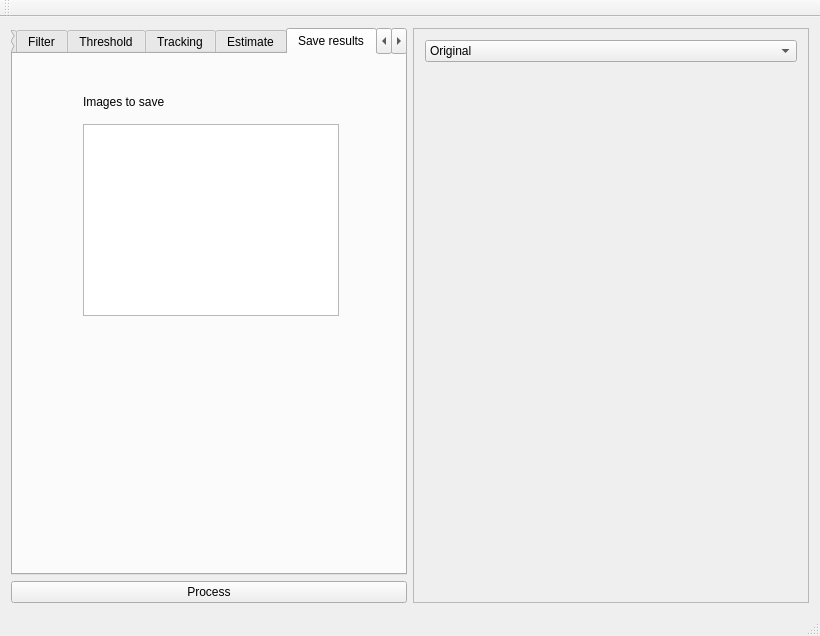
<?xml version="1.0" encoding="UTF-8"?>
<ui version="4.0">
 <class>MainWindow</class>
 <widget class="QMainWindow" name="MainWindow">
  <property name="geometry">
   <rect>
    <x>0</x>
    <y>0</y>
    <width>820</width>
    <height>636</height>
   </rect>
  </property>
  <property name="windowTitle">
   <string>MainWindow</string>
  </property>
  <widget class="QWidget" name="centralWidget">
   <layout class="QVBoxLayout" name="verticalLayout">
    <item>
     <layout class="QHBoxLayout" name="horizontalLayout">
      <item>
       <layout class="QVBoxLayout" name="verticalLayout_2">
        <item>
         <widget class="QTabWidget" name="tabWidget">
          <property name="currentIndex">
           <number>5</number>
          </property>
          <widget class="QWidget" name="tab">
           <attribute name="title">
            <string>Data</string>
           </attribute>
           <widget class="QWidget" name="layoutWidget">
            <property name="geometry">
             <rect>
              <x>0</x>
              <y>10</y>
              <width>427</width>
              <height>152</height>
             </rect>
            </property>
            <layout class="QGridLayout" name="gridLayout_2">
             <item row="0" column="0" colspan="4">
              <layout class="QHBoxLayout" name="horizontalLayout_3">
               <item>
                <widget class="QLabel" name="label">
                 <property name="text">
                  <string>Filename</string>
                 </property>
                </widget>
               </item>
               <item>
                <widget class="QLineEdit" name="edit_filename">
                 <property name="toolTip">
                  <string>File name of the image to process</string>
                 </property>
                </widget>
               </item>
               <item>
                <widget class="QPushButton" name="button_browsefile">
                 <property name="text">
                  <string>Browse</string>
                 </property>
                </widget>
               </item>
              </layout>
             </item>
             <item row="1" column="0">
              <widget class="QCheckBox" name="check_useroi">
               <property name="toolTip">
                <string>Selects wether to use a ROI of the original image or not</string>
               </property>
               <property name="text">
                <string>Use ROI</string>
               </property>
              </widget>
             </item>
             <item row="1" column="1">
              <widget class="QPushButton" name="button_getroi">
               <property name="toolTip">
                <string>Mark a region in the preview image and click this button to transfer the ROI coordinates.</string>
               </property>
               <property name="text">
                <string>Get ROI</string>
               </property>
              </widget>
             </item>
             <item row="1" column="2" colspan="2">
              <spacer name="horizontalSpacer_14">
               <property name="orientation">
                <enum>Qt::Horizontal</enum>
               </property>
               <property name="sizeHint" stdset="0">
                <size>
                 <width>228</width>
                 <height>20</height>
                </size>
               </property>
              </spacer>
             </item>
             <item row="2" column="0" colspan="4">
              <layout class="QHBoxLayout" name="horizontalLayout_2">
               <item>
                <widget class="QLabel" name="label_33">
                 <property name="text">
                  <string>x0</string>
                 </property>
                </widget>
               </item>
               <item>
                <widget class="QSpinBox" name="spin_roi0">
                 <property name="maximum">
                  <number>10000</number>
                 </property>
                </widget>
               </item>
               <item>
                <widget class="QLabel" name="label_34">
                 <property name="text">
                  <string>y0</string>
                 </property>
                </widget>
               </item>
               <item>
                <widget class="QSpinBox" name="spin_roi1">
                 <property name="maximum">
                  <number>10000</number>
                 </property>
                </widget>
               </item>
               <item>
                <widget class="QLabel" name="label_35">
                 <property name="text">
                  <string>x1</string>
                 </property>
                </widget>
               </item>
               <item>
                <widget class="QSpinBox" name="spin_roi2">
                 <property name="maximum">
                  <number>10000</number>
                 </property>
                </widget>
               </item>
               <item>
                <widget class="QLabel" name="label_36">
                 <property name="text">
                  <string>y1</string>
                 </property>
                </widget>
               </item>
               <item>
                <widget class="QSpinBox" name="spin_roi3">
                 <property name="maximum">
                  <number>10000</number>
                 </property>
                </widget>
               </item>
              </layout>
             </item>
             <item row="3" column="0" colspan="3">
              <spacer name="horizontalSpacer_13">
               <property name="orientation">
                <enum>Qt::Horizontal</enum>
               </property>
               <property name="sizeHint" stdset="0">
                <size>
                 <width>298</width>
                 <height>20</height>
                </size>
               </property>
              </spacer>
             </item>
             <item row="3" column="3">
              <widget class="QPushButton" name="button_loadimage">
               <property name="toolTip">
                <string>Reload the image when the ROI changed.</string>
               </property>
               <property name="text">
                <string>Load</string>
               </property>
              </widget>
             </item>
            </layout>
           </widget>
          </widget>
          <widget class="QWidget" name="tab_2">
           <attribute name="title">
            <string>Filter</string>
           </attribute>
           <widget class="QLabel" name="label_2">
            <property name="geometry">
             <rect>
              <x>20</x>
              <y>20</y>
              <width>71</width>
              <height>16</height>
             </rect>
            </property>
            <property name="text">
             <string>MFR sigma</string>
            </property>
           </widget>
           <widget class="QLabel" name="label_3">
            <property name="geometry">
             <rect>
              <x>20</x>
              <y>50</y>
              <width>62</width>
              <height>16</height>
             </rect>
            </property>
            <property name="text">
             <string>MFR ratio</string>
            </property>
           </widget>
           <widget class="QLabel" name="label_4">
            <property name="geometry">
             <rect>
              <x>20</x>
              <y>90</y>
              <width>91</width>
              <height>16</height>
             </rect>
            </property>
            <property name="text">
             <string>MFR directions</string>
            </property>
           </widget>
           <widget class="QDoubleSpinBox" name="dspin_mfrsigma">
            <property name="geometry">
             <rect>
              <x>120</x>
              <y>10</y>
              <width>62</width>
              <height>25</height>
             </rect>
            </property>
            <property name="toolTip">
             <string>Lenght of the root enhancement filter</string>
            </property>
           </widget>
           <widget class="QDoubleSpinBox" name="dspin_mfrratio">
            <property name="geometry">
             <rect>
              <x>110</x>
              <y>50</y>
              <width>62</width>
              <height>25</height>
             </rect>
            </property>
            <property name="toolTip">
             <string>Width of the root enhancement filter given as a fraction of the length.</string>
            </property>
           </widget>
           <widget class="QSpinBox" name="spin_mfrdir">
            <property name="geometry">
             <rect>
              <x>120</x>
              <y>90</y>
              <width>57</width>
              <height>25</height>
             </rect>
            </property>
            <property name="toolTip">
             <string>Number of root enhancement filter orientations.</string>
            </property>
           </widget>
           <widget class="QtAddons::ImageViewerWidget" name="viewer_kernel" native="true">
            <property name="geometry">
             <rect>
              <x>90</x>
              <y>150</y>
              <width>251</width>
              <height>231</height>
             </rect>
            </property>
           </widget>
           <widget class="QSlider" name="slider_kernels">
            <property name="geometry">
             <rect>
              <x>90</x>
              <y>390</y>
              <width>251</width>
              <height>22</height>
             </rect>
            </property>
            <property name="toolTip">
             <string>Browse through the root enhancement kernels used for the latest processing.</string>
            </property>
            <property name="orientation">
             <enum>Qt::Horizontal</enum>
            </property>
           </widget>
           <widget class="QDoubleSpinBox" name="dspin_mfromega">
            <property name="geometry">
             <rect>
              <x>120</x>
              <y>120</y>
              <width>62</width>
              <height>25</height>
             </rect>
            </property>
            <property name="toolTip">
             <string>Width oscillation of the root enhancement filter. Values greater than 2 are not recommended.</string>
            </property>
           </widget>
           <widget class="QLabel" name="label_18">
            <property name="geometry">
             <rect>
              <x>20</x>
              <y>120</y>
              <width>81</width>
              <height>16</height>
             </rect>
            </property>
            <property name="text">
             <string>MFR omega</string>
            </property>
           </widget>
          </widget>
          <widget class="QWidget" name="tab_4">
           <attribute name="title">
            <string>Threshold</string>
           </attribute>
           <widget class="QLabel" name="label_5">
            <property name="geometry">
             <rect>
              <x>40</x>
              <y>10</y>
              <width>121</width>
              <height>16</height>
             </rect>
            </property>
            <property name="text">
             <string>Threshold quantile</string>
            </property>
           </widget>
           <widget class="QLabel" name="label_6">
            <property name="geometry">
             <rect>
              <x>40</x>
              <y>40</y>
              <width>101</width>
              <height>16</height>
             </rect>
            </property>
            <property name="text">
             <string>Threshold clean</string>
            </property>
           </widget>
           <widget class="QLabel" name="label_7">
            <property name="geometry">
             <rect>
              <x>40</x>
              <y>70</y>
              <width>91</width>
              <height>16</height>
             </rect>
            </property>
            <property name="text">
             <string>Threshold low</string>
            </property>
           </widget>
           <widget class="QDoubleSpinBox" name="dspin_thresquantile">
            <property name="geometry">
             <rect>
              <x>170</x>
              <y>0</y>
              <width>57</width>
              <height>25</height>
             </rect>
            </property>
            <property name="toolTip">
             <string>Determines the fraction of the pixels to use as roots. Depending of the root density in the image this value is mostly in the interval 0.75-0.9. </string>
            </property>
            <property name="maximum">
             <double>1.000000000000000</double>
            </property>
           </widget>
           <widget class="QSpinBox" name="spin_thresclean">
            <property name="geometry">
             <rect>
              <x>170</x>
              <y>30</y>
              <width>62</width>
              <height>25</height>
             </rect>
            </property>
            <property name="toolTip">
             <string>Segmented items with less pixels than this value will be remove from the result. Zero deactivates the function.</string>
            </property>
            <property name="maximum">
             <number>10000</number>
            </property>
           </widget>
           <widget class="QDoubleSpinBox" name="dspin_threslow">
            <property name="geometry">
             <rect>
              <x>170</x>
              <y>60</y>
              <width>62</width>
              <height>25</height>
             </rect>
            </property>
            <property name="toolTip">
             <string>Second threshold used to find the smallest value of the tracking.</string>
            </property>
            <property name="maximum">
             <double>1.000000000000000</double>
            </property>
           </widget>
           <widget class="QLabel" name="label_17">
            <property name="geometry">
             <rect>
              <x>40</x>
              <y>100</y>
              <width>101</width>
              <height>16</height>
             </rect>
            </property>
            <property name="text">
             <string>Histogram size</string>
            </property>
           </widget>
           <widget class="QSpinBox" name="spin_histsize">
            <property name="geometry">
             <rect>
              <x>170</x>
              <y>100</y>
              <width>57</width>
              <height>25</height>
             </rect>
            </property>
            <property name="toolTip">
             <string>Size of the histogram used to find the threshold levels.</string>
            </property>
            <property name="maximum">
             <number>5000</number>
            </property>
            <property name="value">
             <number>1024</number>
            </property>
           </widget>
          </widget>
          <widget class="QWidget" name="tab_3">
           <attribute name="title">
            <string>Tracking</string>
           </attribute>
           <widget class="QCheckBox" name="check_tracking">
            <property name="geometry">
             <rect>
              <x>10</x>
              <y>10</y>
              <width>101</width>
              <height>20</height>
             </rect>
            </property>
            <property name="text">
             <string>do tracking</string>
            </property>
           </widget>
           <widget class="QWidget" name="layoutWidget">
            <property name="geometry">
             <rect>
              <x>20</x>
              <y>40</y>
              <width>245</width>
              <height>237</height>
             </rect>
            </property>
            <layout class="QGridLayout" name="gridLayout">
             <item row="0" column="0" colspan="2">
              <widget class="QLabel" name="label_8">
               <property name="text">
                <string>Max size</string>
               </property>
              </widget>
             </item>
             <item row="0" column="2" colspan="2">
              <spacer name="horizontalSpacer">
               <property name="orientation">
                <enum>Qt::Horizontal</enum>
               </property>
               <property name="sizeHint" stdset="0">
                <size>
                 <width>68</width>
                 <height>20</height>
                </size>
               </property>
              </spacer>
             </item>
             <item row="0" column="4">
              <widget class="QSpinBox" name="spin_piecemax">
               <property name="maximum">
                <number>100000</number>
               </property>
              </widget>
             </item>
             <item row="1" column="0" colspan="2">
              <widget class="QLabel" name="label_9">
               <property name="text">
                <string>Min size</string>
               </property>
              </widget>
             </item>
             <item row="1" column="2" colspan="2">
              <spacer name="horizontalSpacer_2">
               <property name="orientation">
                <enum>Qt::Horizontal</enum>
               </property>
               <property name="sizeHint" stdset="0">
                <size>
                 <width>68</width>
                 <height>20</height>
                </size>
               </property>
              </spacer>
             </item>
             <item row="1" column="4">
              <widget class="QSpinBox" name="spin_piecemin">
               <property name="maximum">
                <number>100000</number>
               </property>
              </widget>
             </item>
             <item row="2" column="0" colspan="2">
              <widget class="QLabel" name="label_10">
               <property name="text">
                <string>Test size</string>
               </property>
              </widget>
             </item>
             <item row="2" column="2" colspan="2">
              <spacer name="horizontalSpacer_3">
               <property name="orientation">
                <enum>Qt::Horizontal</enum>
               </property>
               <property name="sizeHint" stdset="0">
                <size>
                 <width>68</width>
                 <height>20</height>
                </size>
               </property>
              </spacer>
             </item>
             <item row="2" column="4">
              <widget class="QSpinBox" name="spin_piecetest">
               <property name="maximum">
                <number>100000</number>
               </property>
              </widget>
             </item>
             <item row="3" column="0">
              <widget class="QLabel" name="label_11">
               <property name="text">
                <string>Tree</string>
               </property>
              </widget>
             </item>
             <item row="3" column="1" colspan="3">
              <spacer name="horizontalSpacer_4">
               <property name="orientation">
                <enum>Qt::Horizontal</enum>
               </property>
               <property name="sizeHint" stdset="0">
                <size>
                 <width>88</width>
                 <height>20</height>
                </size>
               </property>
              </spacer>
             </item>
             <item row="3" column="4">
              <widget class="QDoubleSpinBox" name="dspin_growtree"/>
             </item>
             <item row="4" column="0">
              <widget class="QLabel" name="label_12">
               <property name="text">
                <string>Fringe</string>
               </property>
              </widget>
             </item>
             <item row="4" column="1" colspan="3">
              <spacer name="horizontalSpacer_5">
               <property name="orientation">
                <enum>Qt::Horizontal</enum>
               </property>
               <property name="sizeHint" stdset="0">
                <size>
                 <width>88</width>
                 <height>20</height>
                </size>
               </property>
              </spacer>
             </item>
             <item row="4" column="4">
              <widget class="QDoubleSpinBox" name="dspin_growfringe"/>
             </item>
             <item row="5" column="0" colspan="3">
              <widget class="QLabel" name="label_13">
               <property name="text">
                <string>Threshold min</string>
               </property>
              </widget>
             </item>
             <item row="5" column="3">
              <spacer name="horizontalSpacer_6">
               <property name="orientation">
                <enum>Qt::Horizontal</enum>
               </property>
               <property name="sizeHint" stdset="0">
                <size>
                 <width>40</width>
                 <height>20</height>
                </size>
               </property>
              </spacer>
             </item>
             <item row="6" column="0" colspan="4">
              <widget class="QLabel" name="label_14">
               <property name="text">
                <string>Threshold decrement</string>
               </property>
              </widget>
             </item>
             <item row="5" column="4">
              <widget class="QDoubleSpinBox" name="dspin_growthres">
               <property name="maximum">
                <double>100000.000000000000000</double>
               </property>
              </widget>
             </item>
             <item row="6" column="4">
              <widget class="QDoubleSpinBox" name="dspin_growthresdec">
               <property name="maximum">
                <double>100000.000000000000000</double>
               </property>
              </widget>
             </item>
            </layout>
           </widget>
          </widget>
          <widget class="QWidget" name="tab_6">
           <attribute name="title">
            <string>Estimate</string>
           </attribute>
           <widget class="QCheckBox" name="check_estimatevol">
            <property name="geometry">
             <rect>
              <x>20</x>
              <y>20</y>
              <width>131</width>
              <height>20</height>
             </rect>
            </property>
            <property name="text">
             <string>Estimate volume</string>
            </property>
           </widget>
           <widget class="QLabel" name="label_15">
            <property name="geometry">
             <rect>
              <x>20</x>
              <y>60</y>
              <width>71</width>
              <height>16</height>
             </rect>
            </property>
            <property name="text">
             <string>Pixel size</string>
            </property>
           </widget>
           <widget class="QLabel" name="label_16">
            <property name="geometry">
             <rect>
              <x>20</x>
              <y>90</y>
              <width>62</width>
              <height>16</height>
             </rect>
            </property>
            <property name="text">
             <string>Pixel unit</string>
            </property>
           </widget>
           <widget class="QLineEdit" name="edit_pixelunit">
            <property name="geometry">
             <rect>
              <x>100</x>
              <y>90</y>
              <width>113</width>
              <height>22</height>
             </rect>
            </property>
           </widget>
           <widget class="QDoubleSpinBox" name="dspin_pixelsize">
            <property name="geometry">
             <rect>
              <x>90</x>
              <y>50</y>
              <width>62</width>
              <height>25</height>
             </rect>
            </property>
            <property name="maximum">
             <double>1000.000000000000000</double>
            </property>
           </widget>
           <widget class="QLabel" name="label_37">
            <property name="geometry">
             <rect>
              <x>20</x>
              <y>130</y>
              <width>111</width>
              <height>16</height>
             </rect>
            </property>
            <property name="text">
             <string>Sample thickness</string>
            </property>
           </widget>
           <widget class="QDoubleSpinBox" name="dspin_samplethickness">
            <property name="geometry">
             <rect>
              <x>140</x>
              <y>130</y>
              <width>62</width>
              <height>25</height>
             </rect>
            </property>
            <property name="maximum">
             <double>10000.000000000000000</double>
            </property>
           </widget>
          </widget>
          <widget class="QWidget" name="tab_7">
           <attribute name="title">
            <string>Save results</string>
           </attribute>
           <widget class="QListView" name="listView">
            <property name="geometry">
             <rect>
              <x>70</x>
              <y>70</y>
              <width>256</width>
              <height>192</height>
             </rect>
            </property>
           </widget>
           <widget class="QLabel" name="label_19">
            <property name="geometry">
             <rect>
              <x>70</x>
              <y>40</y>
              <width>101</width>
              <height>16</height>
             </rect>
            </property>
            <property name="text">
             <string>Images to save</string>
            </property>
           </widget>
          </widget>
          <widget class="QWidget" name="tab_5">
           <attribute name="title">
            <string>Messages</string>
           </attribute>
           <layout class="QVBoxLayout" name="verticalLayout_3">
            <item>
             <widget class="QtAddons::QtLogViewer" name="loggingview" native="true"/>
            </item>
           </layout>
          </widget>
         </widget>
        </item>
        <item>
         <widget class="QPushButton" name="button_process">
          <property name="text">
           <string>Process</string>
          </property>
         </widget>
        </item>
       </layout>
      </item>
      <item>
       <widget class="QFrame" name="frame">
        <property name="frameShape">
         <enum>QFrame::StyledPanel</enum>
        </property>
        <property name="frameShadow">
         <enum>QFrame::Raised</enum>
        </property>
        <layout class="QVBoxLayout" name="verticalLayout_4">
         <item>
          <widget class="QComboBox" name="combo_displayimage">
           <item>
            <property name="text">
             <string>Original</string>
            </property>
           </item>
           <item>
            <property name="text">
             <string>Filtered</string>
            </property>
           </item>
           <item>
            <property name="text">
             <string>Thresholded</string>
            </property>
           </item>
           <item>
            <property name="text">
             <string>Tracked</string>
            </property>
           </item>
          </widget>
         </item>
         <item>
          <widget class="QtAddons::ImageViewerWidget" name="viewer_images" native="true">
           <property name="sizePolicy">
            <sizepolicy hsizetype="MinimumExpanding" vsizetype="Preferred">
             <horstretch>0</horstretch>
             <verstretch>0</verstretch>
            </sizepolicy>
           </property>
           <zorder>tabWidget</zorder>
          </widget>
         </item>
        </layout>
       </widget>
      </item>
     </layout>
    </item>
   </layout>
  </widget>
  <widget class="QMenuBar" name="menuBar">
   <property name="geometry">
    <rect>
     <x>0</x>
     <y>0</y>
     <width>820</width>
     <height>22</height>
    </rect>
   </property>
  </widget>
  <widget class="QToolBar" name="mainToolBar">
   <attribute name="toolBarArea">
    <enum>TopToolBarArea</enum>
   </attribute>
   <attribute name="toolBarBreak">
    <bool>false</bool>
   </attribute>
  </widget>
  <widget class="QStatusBar" name="statusBar"/>
 </widget>
 <layoutdefault spacing="6" margin="11"/>
 <customwidgets>
  <customwidget>
   <class>QtAddons::QtLogViewer</class>
   <extends>QWidget</extends>
   <header location="global">qtlogviewer.h</header>
   <container>1</container>
  </customwidget>
  <customwidget>
   <class>QtAddons::ImageViewerWidget</class>
   <extends>QWidget</extends>
   <header location="global">imageviewerwidget.h</header>
   <container>1</container>
  </customwidget>
 </customwidgets>
 <resources/>
 <connections/>
</ui>
